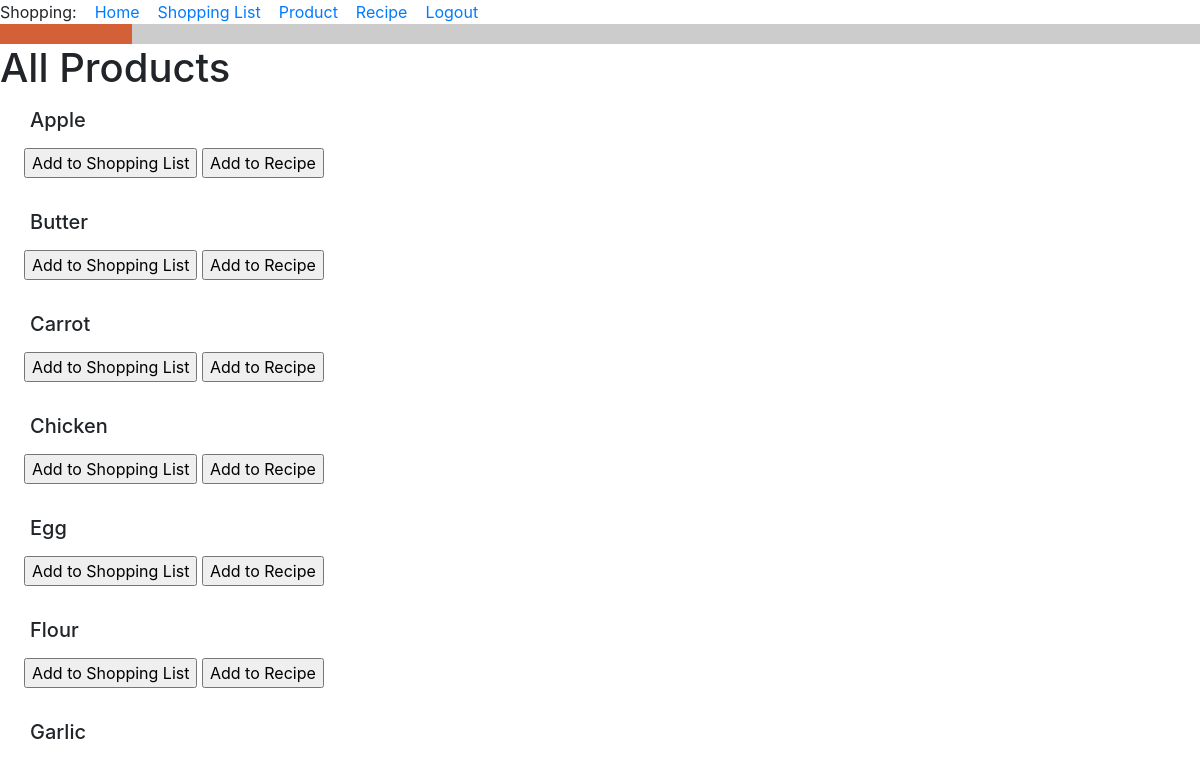
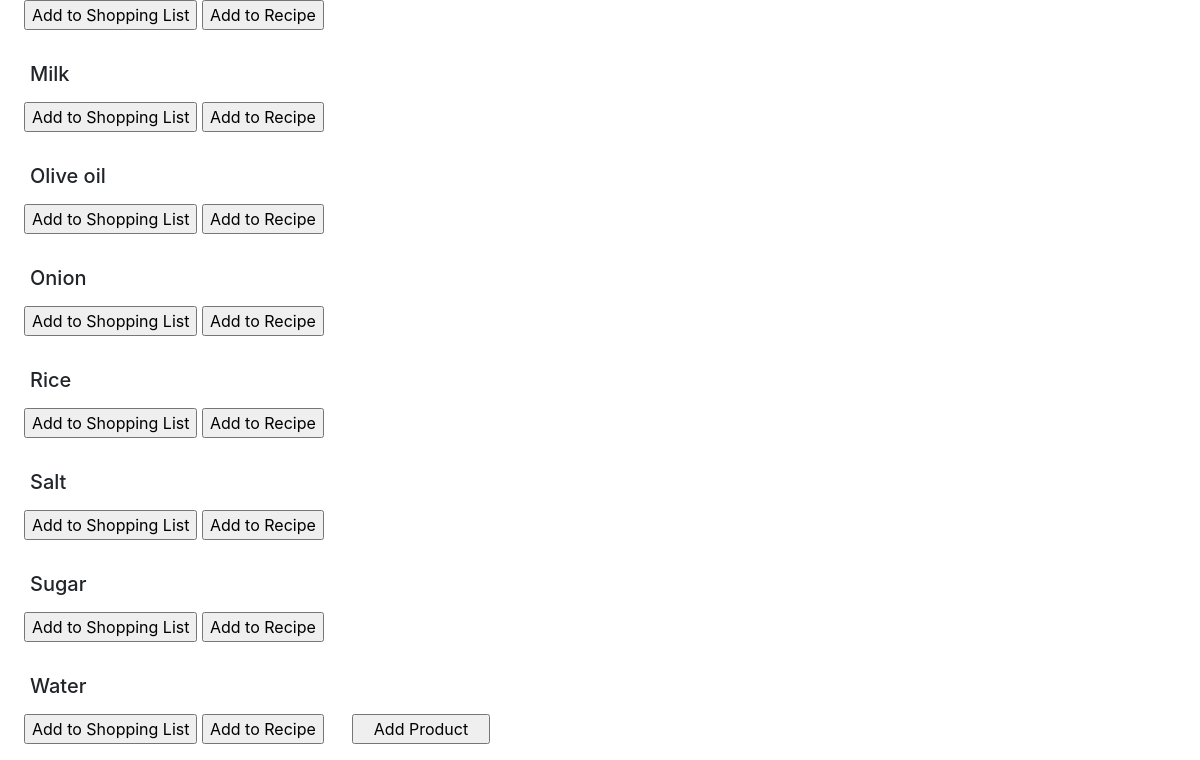
Before: /all_products (signed in) with the older database file (2 pictures, top to bottom).
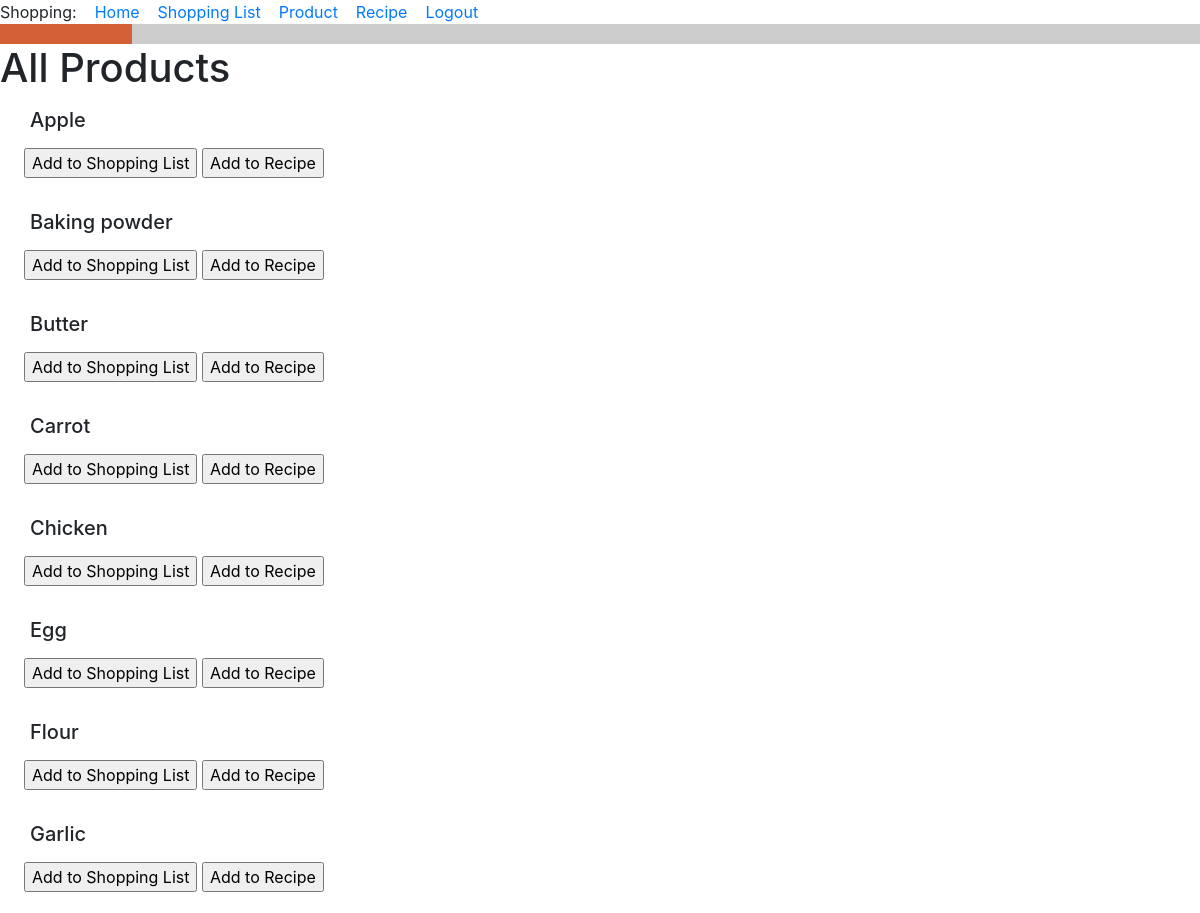
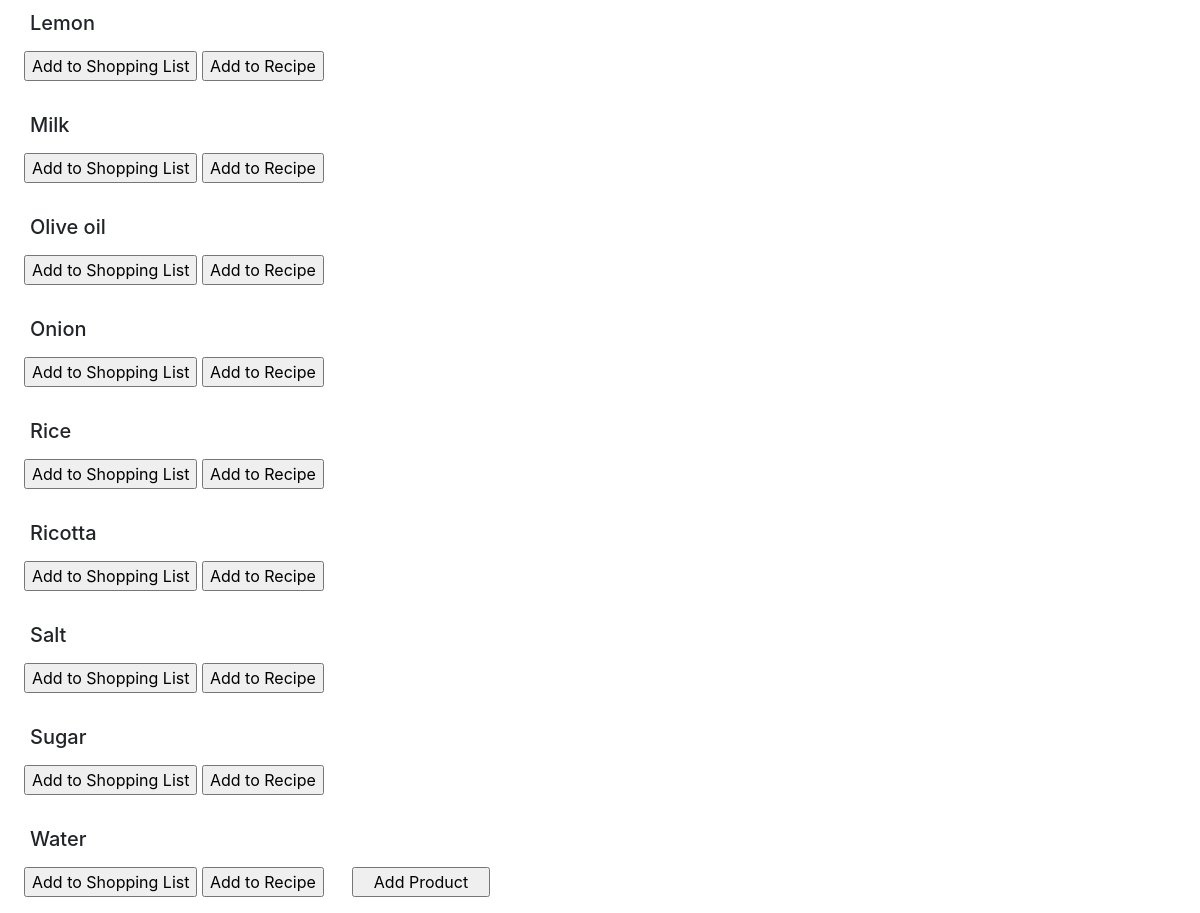
After: the same page with the newer database file (2 pictures, top to bottom).
### food_app/models.py (models this page shows, shortened)
class Product(db.Model):
    id = db.Column(db.Integer, primary_key=True)
    title = db.Column(db.String(256), index=True, unique=True, nullable=False)
    type_of_product = db.Column(db.String(120))
    unit_of_measure = db.Column(db.String(120))
    def __str__(self):
        return f'{self.title}'.capitalize()  # Big first letter only.

### food_app/routes.py (the view)
@app.route('/all_products', methods=['GET', 'POST'])
@login_required
def all_products():
    products = Product.query.order_by(Product.title)  # by ABC order
    return render_template('all_products.html', title='All Products', products=products)

### food_app/models.py (called while the page is built)
@login.user_loader
def load_user(id):
    return User.query.get(int(id))

### food_app/templates/all_products.html (shortened to what this page needs)
{% extends "base.html" %}
{% block content %}
<h1>All Products</h1>
{% for product in products %}
<h5>
    <div><p>
        <p style="margin-left:1.5em">{{ product }} </p></div>
</h5>
<head>
</head>
<form action="{{ url_for('add_product_to_list', product_id=product.id) }}">
    <p style="margin-left:1.5em"><input class="button" type="submit" value="Add to Shopping List"></p>
</form>
<form action="{{ url_for('add_product_to_recipe', product_id=product.id) }}">
    <input class="button" type="submit" value="Add to Recipe">
</form>
    {% endfor %}
<form>
    <p style="margin-left:1.5em"><input type="button" value="   Add Product   " onClick='location.href="add_product"'>
</form>
{% endblock %}

### food_app/templates/base.html (shortened to what this page needs)
<!doctype html>
<html lang="en">
<head>
    {% block head %}
    {% block styles %}
    {{ bootstrap.load_css() }}
    {% endblock %}
    {% endblock %}
<body>
{% block navigation %}
<div>
    Shopping:&#160&#160&#160
    <a href="{{ url_for('index') }}">Home</a>&#160&#160&#160
    <a href="{{ url_for('shopping_list') }}">Shopping List</a>&#160&#160&#160
    <a href="{{ url_for('product') }}">Product</a>&#160&#160&#160
    <a href="{{ url_for('recipe') }}">Recipe</a>&#160&#160&#160
    <a href="{{ url_for('logout') }}">Logout</a>
</div>
{% endblock %}
 <head>
 </head>
 <body>
  <div class="layer1">
   <div class="layer2">
   </div>
  </div>
 </body>
{% block content %}
{% endblock %}

### food_app/templates/base.html (style rules this page uses)
.layer1 { background-color: #D36037; }
.layer2 { margin-left: 11%; background-color: #ccc; padding: 10px; }

### food_app/templates/all_products.html (style rules this page uses)
form { display: inline-block; }

Changed rows visible on the page:
added Product: title "Baking powder"
added Product: title "Lemon"
added Product: title "Ricotta"
